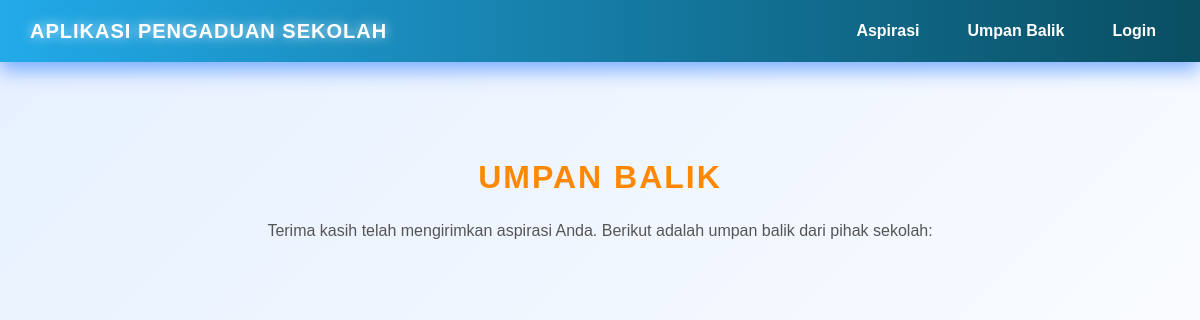
The app's page /umpanbalik.php, older data.
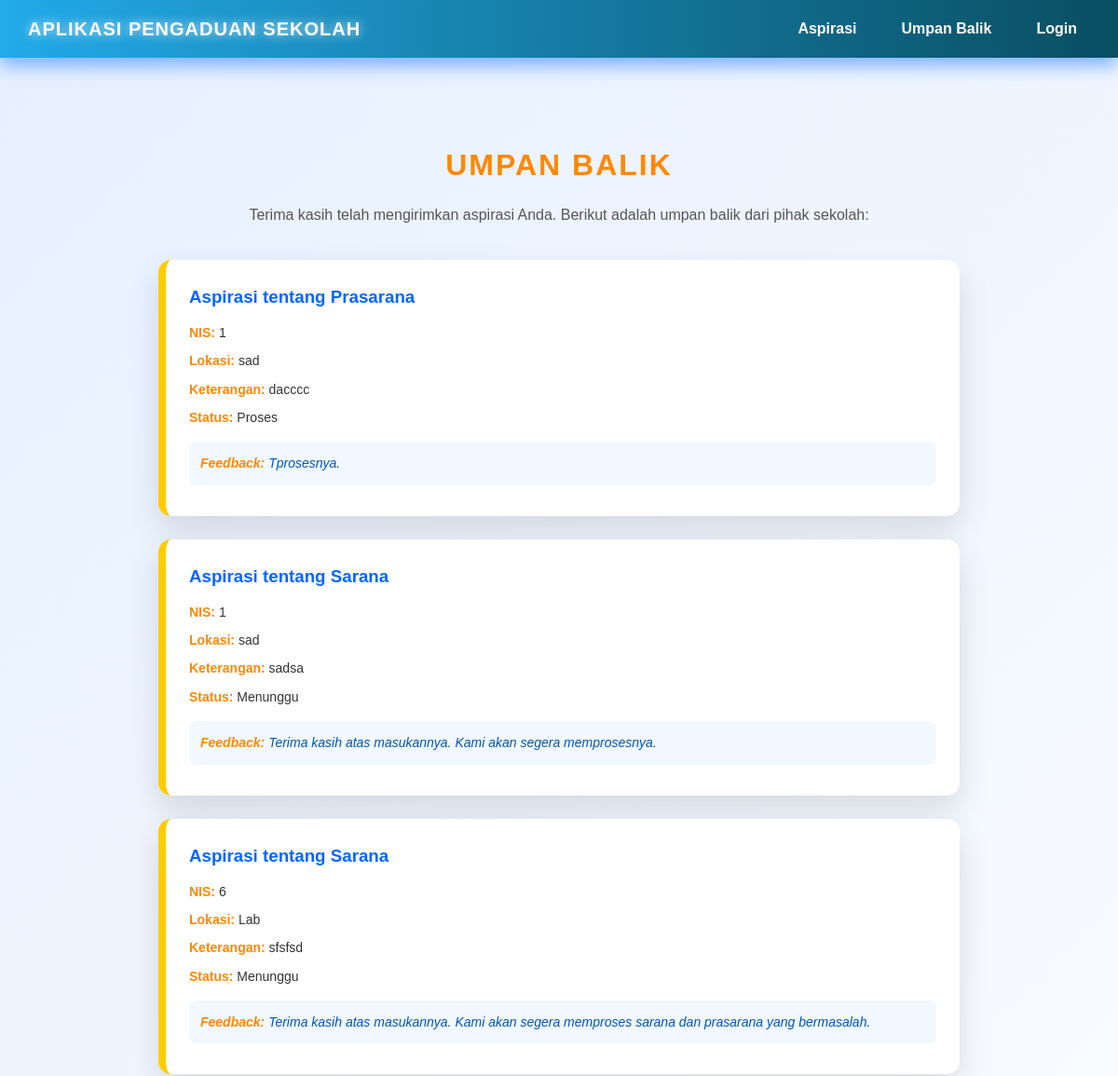
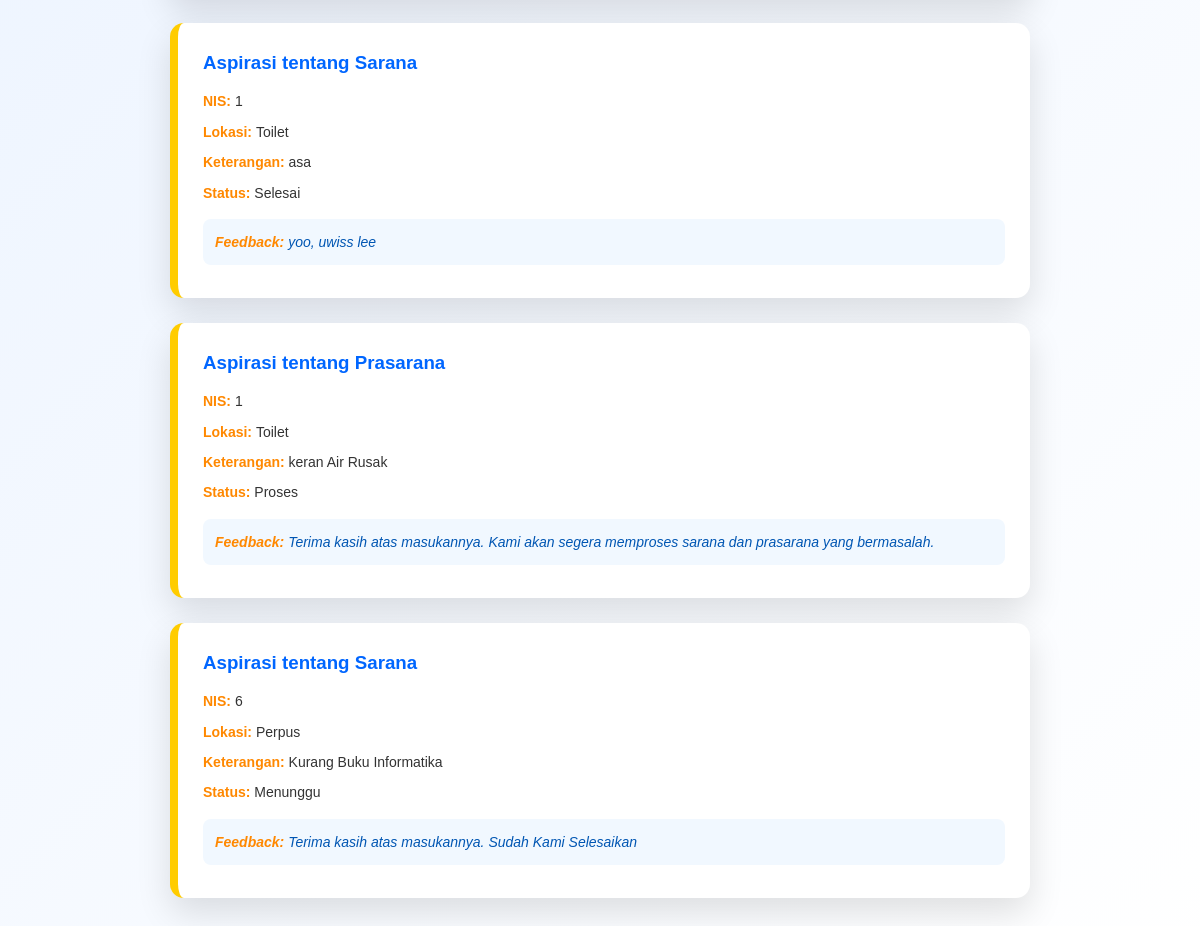
The same page, newer data (2 pictures, top to bottom).
### tables this page shows
CREATE TABLE `aspirasi` (
  `id_aspirasi` int(11) NOT NULL,
  `nis` int(10) NOT NULL,
  `id_kategori` int(11) NOT NULL,
  `lokasi` varchar(50) NOT NULL,
  `keterangan` varchar(100) NOT NULL,
  `status` enum('Menunggu','Proses','Selesai') DEFAULT 'Menunggu',
  `feedback` varchar(100) DEFAULT NULL
);

CREATE TABLE `kategori` (
  `id_kategori` int(11) NOT NULL,
  `ket_kategori` varchar(30) NOT NULL
);

### umpanbalik.php (the view, shortened to what this page needs)
<?php
include 'koneksi.php';
$query = "SELECT
        a.*,
        k.ket_kategori
    FROM aspirasi a
    JOIN kategori k ON a.id_kategori = k.id_kategori
    ORDER BY a.id_aspirasi DESC ";
$result_set = mysqli_query($koneksi, $query);
$row = [];
while ($rows = mysqli_fetch_assoc($result_set)) {
    $row[] = $rows;
}
?>
<!DOCTYPE html>
<html lang="en">
<head>
 <link rel="stylesheet" href="style.css">
</head>
<body>
    <?php include 'navbar.php'; ?>
    <div class="umpanbalik">
        <h1>Umpan Balik</h1>
        <p class="intro">Terima kasih telah mengirimkan aspirasi Anda. Berikut adalah umpan balik dari pihak sekolah:</p>
        <?php foreach ($row as $r): ?>
        <div class="feedback-card">
            <h3>Aspirasi tentang <?= htmlspecialchars($r['ket_kategori']); ?></h3>
            <p><strong>NIS: </strong> <?= htmlspecialchars($r['nis']); ?></p>
            <p><strong>Lokasi: </strong> <?= htmlspecialchars($r['lokasi']); ?></p>
            <p><strong>Keterangan: </strong> <?= htmlspecialchars($r['keterangan']); ?></p>
            <p><strong>Status: </strong> <?= htmlspecialchars($r['status']); ?></p>
            <p><strong>Feedback: </strong><?= htmlspecialchars($r['feedback']); ?> </p>
        </div>
        <?php endforeach; ?>
    </div>
</body>
</html>

### navbar.php
<div class="navbar">
    <div class="logo">Aplikasi Pengaduan Sekolah</div>
    <ul>
        <li><a href="index.php">Aspirasi</a></li>
        <li><a href="umpanbalik.php">Umpan Balik</a></li>
        <?php if (isset($_SESSION['login'])): ?>
            <li><a href="logout.php">Logout</a></li>
        <?php else: ?>
            <li><a href="login.php">Login</a></li>
        <?php endif; ?>
    </ul>
</div>

### style.css (style rules this page uses)
* { margin: 0; padding: 0; box-sizing: border-box; font-family: "Segoe UI", Arial, sans-serif; }
body { background: linear-gradient(135deg, #e6f0ff, #ffffff); min-height: 100vh; color: #222; }
.navbar { background: linear-gradient(90deg, #22aae9, #094e61); padding: 15px 30px; display: flex; justify-content: space-between; align-items: center; box-shadow: 0 8px 20px rgba(0, 102, 255, 0.5); }
.navbar .logo { font-size: 20px; font-weight: 900; text-transform: uppercase; letter-spacing: 1px; color: #fff; text-shadow: 0 0 12px rgba(255,255,255,0.8); }
.navbar ul { list-style: none; display: flex; gap: 20px; }
.navbar ul li a { text-decoration: none; color: #fff; font-weight: bold; padding: 8px 14px; border-radius: 8px; transition: 0.3s; }
.umpanbalik { max-width: 900px; margin: 90px auto; padding: 0 20px; }
.umpanbalik h1 { text-align: center; color: #ff8800; text-transform: uppercase; letter-spacing: 2px; }
.umpanbalik .intro { text-align: center; margin: 15px 0 35px; color: #555; }
.feedback-card { background: #ffffff; border-radius: 14px; padding: 25px; margin-bottom: 25px; border-left: 8px solid #ffcc00; box-shadow: 0 15px 35px rgba(0,0,0,0.12); transition: 0.3s; }
.feedback-card h3 { color: #0066ff; margin-bottom: 12px; }
.feedback-card p { margin-bottom: 8px; font-size: 14px; line-height: 1.6; }
.feedback-card p strong { color: #ff8800; }
.feedback-card p:last-child { margin-top: 15px; padding: 12px; background: #f1f8ff; border-radius: 8px; color: #0056b3; font-style: italic; }
* { margin: 0; padding: 0; box-sizing: border-box; font-family: Arial, Helvetica, sans-serif; }
body { line-height: 1.6; color: #333; }

Row changes from the older to the newer data that the page shows:
added aspirasi: id_kategori.ket_kategori "Prasarana", nis "1", lokasi "sad", keterangan "dacccc", status "Proses", feedback "Tprosesnya."
added aspirasi: id_kategori.ket_kategori "Sarana", nis "1", lokasi "sad", keterangan "sadsa", status "Menunggu", feedback "Terima kasih atas masukannya. Kami akan segera memprosesnya."
added aspirasi: id_kategori.ket_kategori "Sarana", nis "6", lokasi "Lab", keterangan "sfsfsd", status "Menunggu", feedback "Terima kasih atas masukannya. Kami akan segera memproses sarana dan prasarana yang bermasalah."
added aspirasi: id_kategori.ket_kategori "Sarana", nis "1", lokasi "Toilet", keterangan "asa", status "Selesai", feedback "yoo, uwiss lee"
added aspirasi: id_kategori.ket_kategori "Prasarana", nis "1", lokasi "Toilet", keterangan "keran Air Rusak", status "Proses", feedback "Terima kasih atas masukannya. Kami akan segera memproses sarana dan prasarana yang bermasalah."
added aspirasi: id_kategori.ket_kategori "Sarana", nis "6", lokasi "Perpus", keterangan "Kurang Buku Informatika", status "Menunggu", feedback "Terima kasih atas masukannya. Sudah Kami Selesaikan"
